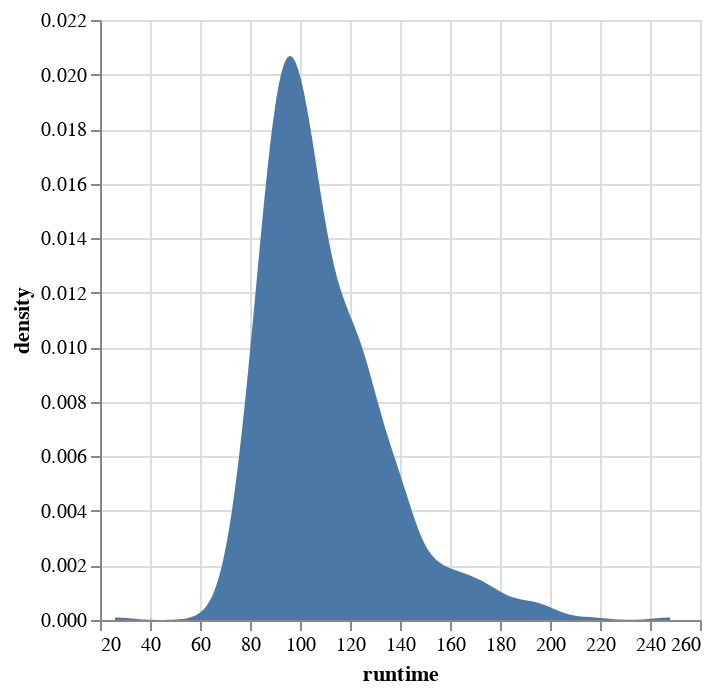

Source (notebook cell):
### Markdown cell above
Another way to visualize a distribution is via a density plot,
which has the advantage of not being dependent on dividing the data into bins.
Instead of bins,
a shape/curve is drawn on top of each observation
and then added together.

The pre-activity video goes more in depth on how a density plot is created,
but this animation is a nice summary on how a it is constructed
from first adding individual kernels (curves) centered on each data point and then summing them together
(created from [this YouTube video](https://youtu.be/DCgPRaIDYXAvideo)):

![](img/kde-buildup.gif)

[Scikit learn's documenation on density plots is great](https://scikit-learn.org/stable/modules/density.html#density-estimation) and includes images comparing with histograms and also visualizing the different kernels that could be used.

To visualize a density plot,
we need to do two things:

1. Calculate the kernel density estimate (the "KDE")
   by adding the individual Gaussian kernels and summing them together.
2. Plot a line or area mark for the newly calculated KDE values.

In Altair,
these operations are done in two explicit steps,
whereas ggplot has a `geom_` that does both in the same step.
Let's start by seeing how density plots are created in Altair.

### Code cell
alt.Chart(movies).transform_density(
    'runtime',
    as_=['runtime', 'density']  # Give the name "density" the KDE columns we just created
).mark_area().encode(
    x='runtime',
    y='density:Q'
)

### Figure 1 — Vega specification as saved in the notebook (floating-point values rounded to 4 significant figures; data arrays with more than 128 entries replaced by an {"elided": "..."} marker saying what was removed)
{"$schema": "https://vega.github.io/schema/vega/v5.json", "data": [{"name": "_server_source_0", "values": {"elided": "680 records"}}, {"name": "source_0", "source": "_server_source_0", "transform": [{"type": "kde", "resolve": "shared", "field": "runtime", "as": ["runtime", "density"]}, {"type": "impute", "field": "density", "key": "runtime", "method": "value", "groupby": [], "value": 0}, {"type": "stack", "field": "density", "groupby": ["runtime"], "sort": {"field": [], "order": []}, "as": ["density_start", "density_end"], "offset": "zero"}, {"type": "project", "fields": ["density", "density_end", "density_start", "runtime"]}]}, {"name": "source_0_x_domain_runtime", "source": "source_0", "transform": [{"type": "formula", "expr": "+datum['runtime']", "as": "runtime"}, {"type": "aggregate", "groupby": [], "fields": ["runtime", "runtime"], "ops": ["min", "max"], "as": ["min", "max"]}]}], "marks": [{"type": "area", "name": "marks", "from": {"data": "source_0"}, "sort": {"field": "x"}, "encode": {"update": {"defined": {"signal": "isValid(datum[\"runtime\"]) && isFinite(+datum[\"runtime\"]) && isValid(datum[\"density\"]) && isFinite(+datum[\"density\"])"}, "orient": {"value": "vertical"}, "y": {"field": "density_end", "scale": "y"}, "fill": {"value": "#4c78a8"}, "x": {"field": "runtime", "scale": "x"}, "y2": {"field": "density_start", "scale": "y"}}}, "style": ["area"]}], "scales": [{"name": "x", "type": "linear", "domain": [{"signal": "(data(\"source_0_x_domain_runtime\")[0] || {}).min"}, {"signal": "(data(\"source_0_x_domain_runtime\")[0] || {}).max"}], "range": [0, {"signal": "width"}], "nice": true, "zero": false}, {"name": "y", "type": "linear", "domain": {"data": "source_0", "fields": ["density_start", "density_end"]}, "range": [{"signal": "height"}, 0], "zero": true, "nice": true}], "axes": [{"scale": "x", "labels": false, "grid": true, "aria": false, "tickCount": {"signal": "ceil(width/40)"}, "domain": false, "maxExtent": 0, "orient": "bottom", "minExtent": 0, "gridScale": "y", "ticks": false, "zindex": 0}, {"scale": "y", "domain": false, "labels": false, "ticks": false, "tickCount": {"signal": "ceil(height/40)"}, "minExtent": 0, "orient": "left", "zindex": 0, "aria": false, "gridScale": "x", "grid": true, "maxExtent": 0}, {"scale": "x", "orient": "bottom", "grid": false, "tickCount": {"signal": "ceil(width/40)"}, "labelOverlap": true, "zindex": 0, "labelFlush": true, "title": "runtime"}, {"scale": "y", "zindex": 0, "title": "density", "tickCount": {"signal": "ceil(height/40)"}, "orient": "left", "grid": false, "labelOverlap": true}], "background": "white", "height": 300, "style": "cell", "width": 300, "padding": 5}
